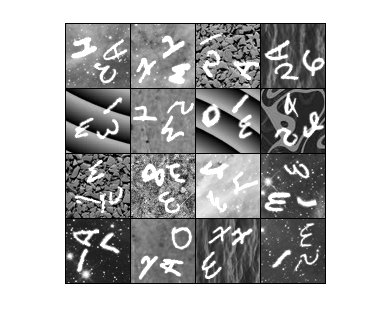
%> input picture train_x_raw.png, 391 x 332 px
$ octave --eval "result = segmentImage(imread('../train_x_raw.png'));"   (GNU Octave 9; MATLAB toolbox functions it lacks are replaced by stand-ins)
%> lines starting %> are read from the running program, lines starting %| are printed output that depends on the picture; in (x1, y1, x2, y2) boxes, pixels count from 0 and x2, y2 are one past the last pixel; in counts of white or black regions, pixels touching at a corner belong together; the program's own positions count from 1
### preprocessing/segmentUsingKmeansClass.m
function [ output ] = segmentUsingKmeansClass( image )
%UNTITLED5 Summary of this function goes here
%   Detailed explanation goes here
    [ row col] = size(image);
    output = zeros(3,28*28);
    %figure;imshow(image);
    transImage = transformDataForKmeans(image);
    [idx c] = kmeans(transImage,3);
    for i = 1:3
        group1 = transImage(idx==i,:);
        group = false(size(image));
        for s = 1:size(group1,1)
            group(group1(s,1),group1(s,2)) = 1;
        end
            %figure;imshow(group);
        filtImg = bwareafilt(group,1,'largest');
        filtImg = padarray(filtImg, [ 5 5 ]);
        bb = regionprops(filtImg,'BoundingBox');
        tlx = ceil(bb.BoundingBox(1));
        tly = ceil(bb.BoundingBox(2));
        xW = ceil(bb.BoundingBox(3));
        yW = ceil(bb.BoundingBox(4));
        temp = filtImg(tly:tly+yW,tlx:tlx+xW);
        temp = padarray(temp,[2 2]);
        temp = imresize(temp,[28 28]);
        output(i,:) = reshape(temp,[1 28*28]);
    end

end

### preprocessing/transformDataForKmeans.m
function [ output ] = transformDataForKmeans( image )
%UNTITLED Summary of this function goes here
%   Detailed explanation goes here
    [r c] = size(image);
    output = zeros(size(1,2));
    size(output);
    count = 0;
    %disp('here');
    for i = 1:r
        for j = 1:c
            %disp('here');
            if (image(i,j)~=0)
                %disp('thh');
                count = count+1;
                output(count,1) = i;
                output(count,2) = j;
            end
        end
    end
end

### preprocessing/segmentImage.m
function [ output , no_of_segments] = segmentImage( inputImage )
%UNTITLED16 Summary of this function goes here
%   Detailed explanation goes here
    %disp('there');
    [ r c] = size(inputImage);
%> r = 332; c = 1173
    inputImage = logical(inputImage);
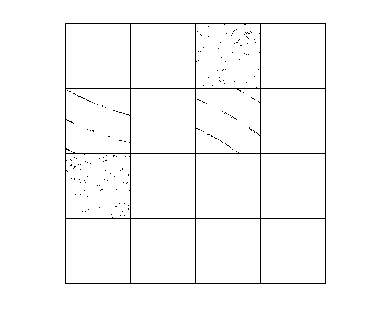
%> inputImage: size 332x391x3 logical; 97.8% white; black in thin lines or dots, all inside (x1, y1, x2, y2) = (65, 23, 326, 284)
    segments = bwconncomp(inputImage, 8);
%> segments = 51 connected components
    output = zeros(3,28*28);
    no_of_segments = size(segments.PixelIdxList,2);
%> no_of_segments = 51
    if (no_of_segments == 3)
        for i = 1:no_of_segments
            letter = false(size(inputImage));
            letter(segments.PixelIdxList{i}) = true;
            imgnew = zeros(28);
            imgnew = alignImage(letter);
            size(imgnew);
            output(i,:) = reshape(imgnew,[1,(28*28)]);
        end
    else
        output = segmentUsingKmeansClass(inputImage);
    end
end
%> (the run ends here)
